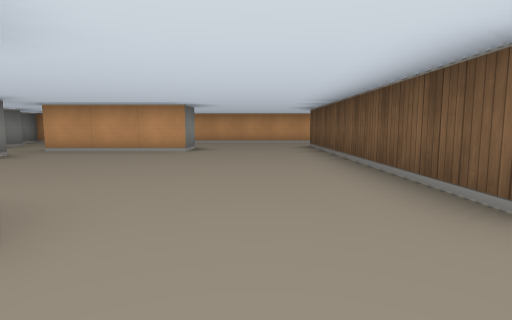
View 1 (above)

19 first-person views from a walk through a cub3D maze. The camera is about half as high as the walls, tilts 6° down and sees 80° across. The floor is counted in squares. Each view is taken from the middle of a square. On the plan, view 1 faces up. The plan holds only what a view shows up to about 9 squares ahead; the rest is blank.

View 2
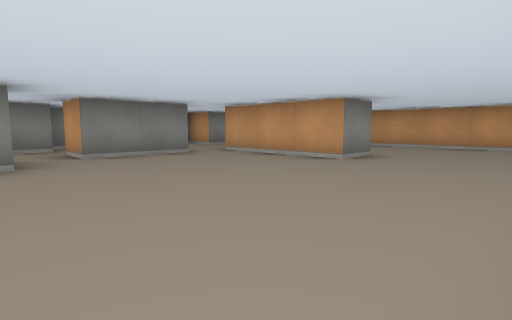

View 3
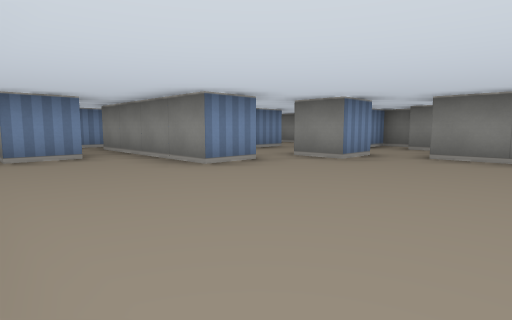

View 4
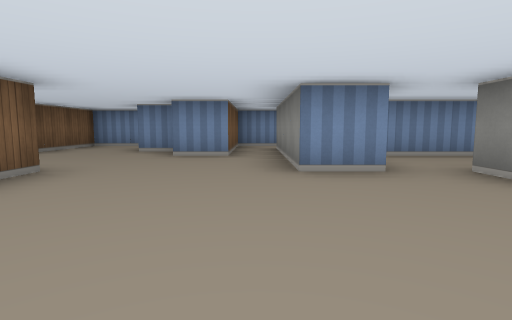

View 5
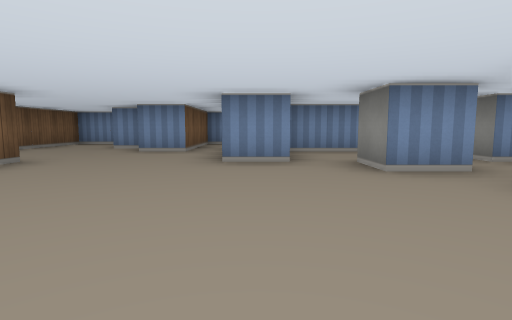

View 6
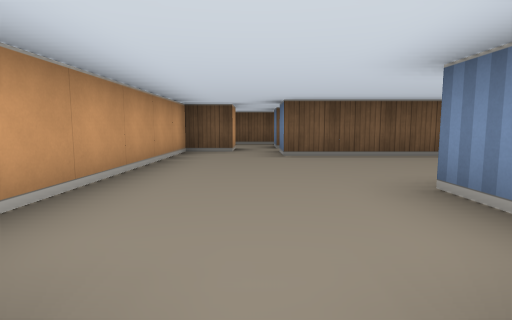

View 7
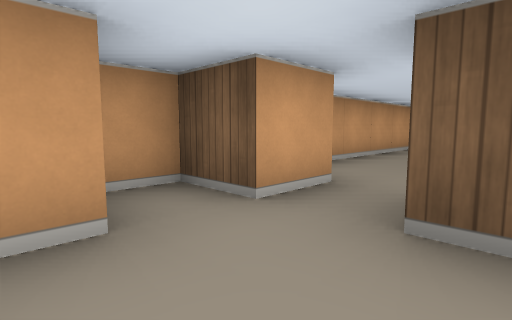

View 8
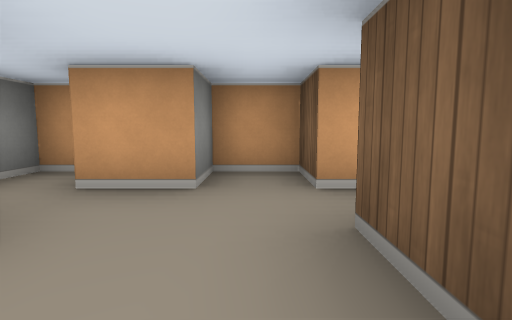

View 9
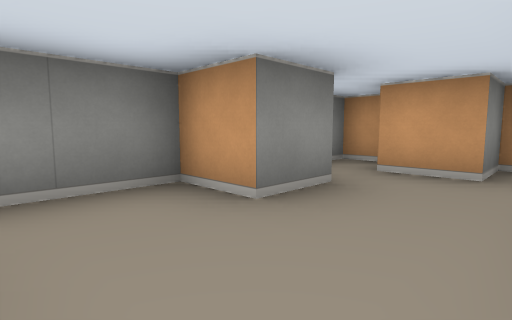

View 10
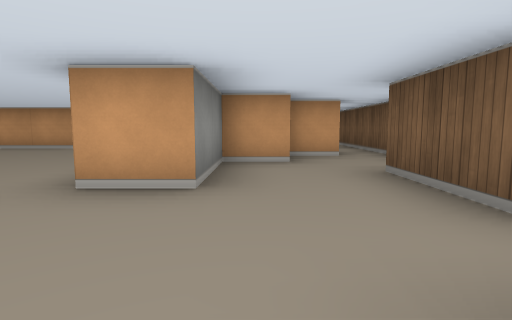

View 11
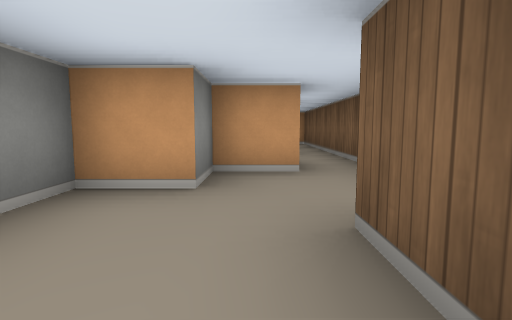

View 12
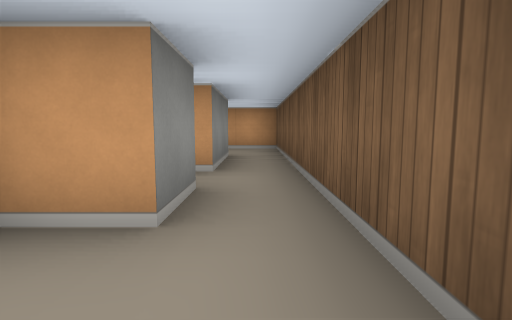

View 13
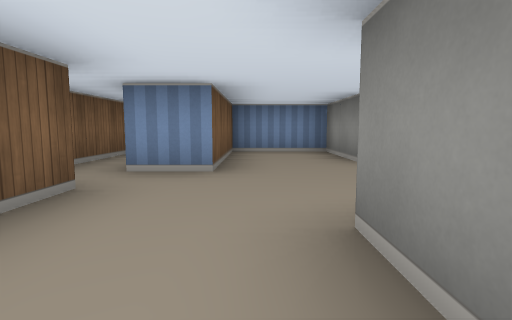

View 14
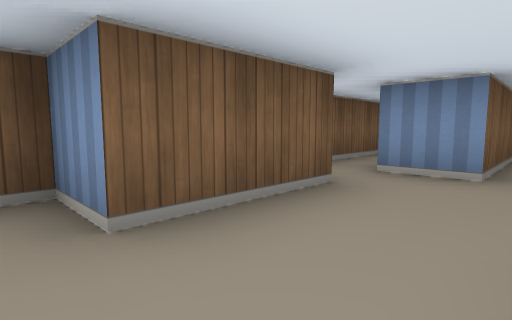

View 15
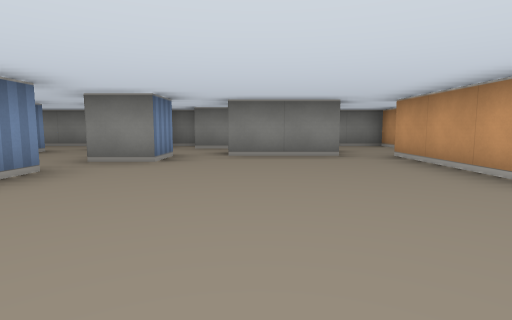

View 16
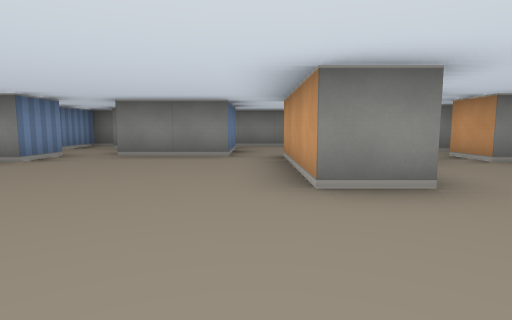

View 17
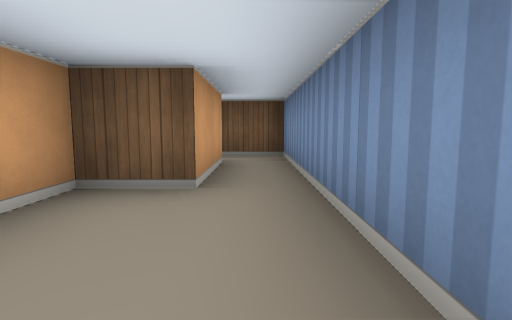

View 18
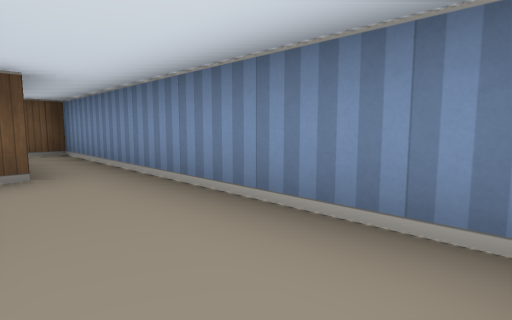

View 19
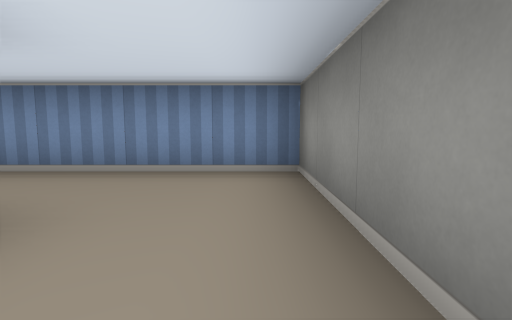

### Floor plan
Points are (right, up) in squares from view 1. A wall is a line through its corners. A room is listed if a view was taken in it or the views show most of it. See-through windows are left out.
Room 1 (views 1, 2, 3, 4, 5, 10, 11, 12, 13, 14, 15, 16, 19)
walls: (-2.6, 1.5) (-1.5, 1.5) (-1.5, -2.5); (-4.6, 2.5) (-3.5, 2.5) (-3.5, 1.5); (-4.5, 5.5) (-4.5, 3.5) (-5.5, 3.5); (-2.2, 7.5) (-1.5, 7.5) (-1.5, 6.5) (-4.5, 6.5); (0.8, -1.5) (1.5, -1.5) (1.5, -3.5) (3.5, -3.5) (3.5, -0.5) (4.5, -0.5); (-0.5, -2.5) (-0.5, -0.5) (0.5, -0.5); (-6.5, 3.6) (-6.5, 2.5); (-5.5, -0.5) (-2.6, -0.5); (4.5, 5.5) (4.5, 4.5) (3.5, 4.5) (3.5, 3.5) (2.5, 3.5) (2.5, 1.5) (1.5, 1.5) (1.5, 8.5); (4.5, 0.4) (4.5, 2.5) (5.5, 2.5) (5.5, 6.5); (-7.5, 2.4) (-7.5, 1.5) (-5.5, 1.5) (-5.5, 1); (-7.5, -0.5) (-7.5, -1.5); (2.5, 9.5) (2.5, 10.5) (-2.9, 10.5)
ways out: opening at (-6, 5) to room 2; opening at (-4, 9) to room 2; opening at (-6.5, -1) to room 3; opening at (-1, -1.5) to room 3; opening at (5, 7.5) to room 4; opening at (2, 9); opening at (4, 0); opening at (4, 6)
Room 2 (views 6, 7, 8, 9)
walls: (-6.5, 8.6) (-6.5, 7.5) (-7.5, 7.5) (-7.5, 3.6); (-4.5, 7.5) (-4.5, 8.5); (-6.5, 5.5) (-4.5, 5.5); (-6.9, 10.5) (-7.5, 10.5) (-7.5, 9.9); (-3.4, 9.5) (-4.5, 9.5) (-4.5, 10.5) (-5.5, 10.5) (-5.5, 9.5) (-6.5, 9.5)
ways out: opening at (-6, 5) to room 1; opening at (-4, 9) to room 1
Room 3 (views 17, 18)
walls: (-7.5, -1.5) (-7.5, -3.5) (-0.5, -3.5) (-0.5, -2.5); (-1.5, -2.5) (-3.5, -2.5) (-3.5, -1.5) (-4.2, -1.5)
ways out: opening at (-6.5, -1) to room 1; opening at (-1, -1.5) to room 1
Room 4 (no view inside)
walls: (3.5, 8.5) (4.5, 8.5) (4.5, 6.5); (5.5, 6.5) (5.5, 10.5) (4.2, 10.5)
ways out: opening at (5, 7.5) to room 1; opening at (4, 9)

Positions as (right, up) in squares from view 1, and headings:
1: (0, 0), facing up
2: (1, 2), facing up-left
3: (1, 5), facing down-left
4: (-1, 5), facing down
5: (-2, 6), facing down
6: (-4, 9), facing right
7: (-6, 8), facing up-right
8: (-5, 7), facing up
9: (-5, 6), facing up-left
10: (3, -1), facing up
11: (4, 1), facing up
12: (5, 3), facing up
13: (3, 3), facing down
14: (3, 3), facing down-right
15: (1, 4), facing left
16: (1, 6), facing left
17: (-6, -3), facing right
18: (-7, -2), facing down-right
19: (-7, 0), facing down
